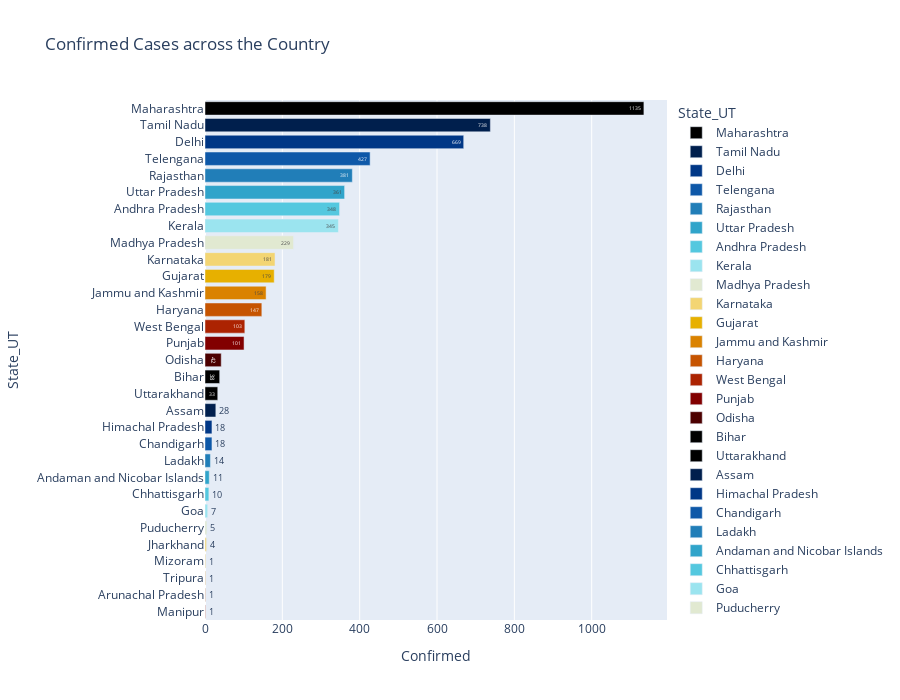

Notebook code for this chart:
### Code cell
ordered_latest = latest.sort_values('Confirmed', ascending=False)
# state_order = temp['State/UT']

fig = px.bar(latest.sort_values('Confirmed', ascending=False), 
             x="Confirmed", y="State_UT", color='State_UT', title='Confirmed Cases across the Country',
             orientation='h', text='Confirmed', height=700,
             color_discrete_sequence = px.colors.cyclical.IceFire)
fig.show()

### Figure 1 — Plotly figure (JSON) as saved in the notebook; plotly's stock layout.template omitted (floating-point values rounded to 4 significant figures)
{"data": [{"alignmentgroup": "True", "hoverlabel": {"namelength": 0}, "hovertemplate": "State_UT=%{y}<br>Confirmed=%{text}", "legendgroup": "Maharashtra", "marker": {"color": "#000000"}, "name": "Maharashtra", "offsetgroup": "Maharashtra", "orientation": "h", "showlegend": true, "text": [1135], "textposition": "auto", "type": "bar", "x": [1135], "xaxis": "x", "y": ["Maharashtra"], "yaxis": "y"}, {"alignmentgroup": "True", "hoverlabel": {"namelength": 0}, "hovertemplate": "State_UT=%{y}<br>Confirmed=%{text}", "legendgroup": "Tamil Nadu", "marker": {"color": "#001f4d"}, "name": "Tamil Nadu", "offsetgroup": "Tamil Nadu", "orientation": "h", "showlegend": true, "text": [738], "textposition": "auto", "type": "bar", "x": [738], "xaxis": "x", "y": ["Tamil Nadu"], "yaxis": "y"}, {"alignmentgroup": "True", "hoverlabel": {"namelength": 0}, "hovertemplate": "State_UT=%{y}<br>Confirmed=%{text}", "legendgroup": "Delhi", "marker": {"color": "#003786"}, "name": "Delhi", "offsetgroup": "Delhi", "orientation": "h", "showlegend": true, "text": [669], "textposition": "auto", "type": "bar", "x": [669], "xaxis": "x", "y": ["Delhi"], "yaxis": "y"}, {"alignmentgroup": "True", "hoverlabel": {"namelength": 0}, "hovertemplate": "State_UT=%{y}<br>Confirmed=%{text}", "legendgroup": "Telengana", "marker": {"color": "#0e58a8"}, "name": "Telengana", "offsetgroup": "Telengana", "orientation": "h", "showlegend": true, "text": [427], "textposition": "auto", "type": "bar", "x": [427], "xaxis": "x", "y": ["Telengana"], "yaxis": "y"}, {"alignmentgroup": "True", "hoverlabel": {"namelength": 0}, "hovertemplate": "State_UT=%{y}<br>Confirmed=%{text}", "legendgroup": "Rajasthan", "marker": {"color": "#217eb8"}, "name": "Rajasthan", "offsetgroup": "Rajasthan", "orientation": "h", "showlegend": true, "text": [381], "textposition": "auto", "type": "bar", "x": [381], "xaxis": "x", "y": ["Rajasthan"], "yaxis": "y"}, {"alignmentgroup": "True", "hoverlabel": {"namelength": 0}, "hovertemplate": "State_UT=%{y}<br>Confirmed=%{text}", "legendgroup": "Uttar Pradesh", "marker": {"color": "#30a4ca"}, "name": "Uttar Pradesh", "offsetgroup": "Uttar Pradesh", "orientation": "h", "showlegend": true, "text": [361], "textposition": "auto", "type": "bar", "x": [361], "xaxis": "x", "y": ["Uttar Pradesh"], "yaxis": "y"}, {"alignmentgroup": "True", "hoverlabel": {"namelength": 0}, "hovertemplate": "State_UT=%{y}<br>Confirmed=%{text}", "legendgroup": "Andhra Pradesh", "marker": {"color": "#54c8df"}, "name": "Andhra Pradesh", "offsetgroup": "Andhra Pradesh", "orientation": "h", "showlegend": true, "text": [348], "textposition": "auto", "type": "bar", "x": [348], "xaxis": "x", "y": ["Andhra Pradesh"], "yaxis": "y"}, {"alignmentgroup": "True", "hoverlabel": {"namelength": 0}, "hovertemplate": "State_UT=%{y}<br>Confirmed=%{text}", "legendgroup": "Kerala", "marker": {"color": "#9be4ef"}, "name": "Kerala", "offsetgroup": "Kerala", "orientation": "h", "showlegend": true, "text": [345], "textposition": "auto", "type": "bar", "x": [345], "xaxis": "x", "y": ["Kerala"], "yaxis": "y"}, {"alignmentgroup": "True", "hoverlabel": {"namelength": 0}, "hovertemplate": "State_UT=%{y}<br>Confirmed=%{text}", "legendgroup": "Madhya Pradesh", "marker": {"color": "#e1e9d1"}, "name": "Madhya Pradesh", "offsetgroup": "Madhya Pradesh", "orientation": "h", "showlegend": true, "text": [229], "textposition": "auto", "type": "bar", "x": [229], "xaxis": "x", "y": ["Madhya Pradesh"], "yaxis": "y"}, {"alignmentgroup": "True", "hoverlabel": {"namelength": 0}, "hovertemplate": "State_UT=%{y}<br>Confirmed=%{text}", "legendgroup": "Karnataka", "marker": {"color": "#f3d573"}, "name": "Karnataka", "offsetgroup": "Karnataka", "orientation": "h", "showlegend": true, "text": [181], "textposition": "auto", "type": "bar", "x": [181], "xaxis": "x", "y": ["Karnataka"], "yaxis": "y"}, {"alignmentgroup": "True", "hoverlabel": {"namelength": 0}, "hovertemplate": "State_UT=%{y}<br>Confirmed=%{text}", "legendgroup": "Gujarat", "marker": {"color": "#e7b000"}, "name": "Gujarat", "offsetgroup": "Gujarat", "orientation": "h", "showlegend": true, "text": [179], "textposition": "auto", "type": "bar", "x": [179], "xaxis": "x", "y": ["Gujarat"], "yaxis": "y"}, {"alignmentgroup": "True", "hoverlabel": {"namelength": 0}, "hovertemplate": "State_UT=%{y}<br>Confirmed=%{text}", "legendgroup": "Jammu and Kashmir", "marker": {"color": "#da8200"}, "name": "Jammu and Kashmir", "offsetgroup": "Jammu and Kashmir", "orientation": "h", "showlegend": true, "text": [158], "textposition": "auto", "type": "bar", "x": [158], "xaxis": "x", "y": ["Jammu and Kashmir"], "yaxis": "y"}, {"alignmentgroup": "True", "hoverlabel": {"namelength": 0}, "hovertemplate": "State_UT=%{y}<br>Confirmed=%{text}", "legendgroup": "Haryana", "marker": {"color": "#c65400"}, "name": "Haryana", "offsetgroup": "Haryana", "orientation": "h", "showlegend": true, "text": [147], "textposition": "auto", "type": "bar", "x": [147], "xaxis": "x", "y": ["Haryana"], "yaxis": "y"}, {"alignmentgroup": "True", "hoverlabel": {"namelength": 0}, "hovertemplate": "State_UT=%{y}<br>Confirmed=%{text}", "legendgroup": "West Bengal", "marker": {"color": "#ac2301"}, "name": "West Bengal", "offsetgroup": "West Bengal", "orientation": "h", "showlegend": true, "text": [103], "textposition": "auto", "type": "bar", "x": [103], "xaxis": "x", "y": ["West Bengal"], "yaxis": "y"}, {"alignmentgroup": "True", "hoverlabel": {"namelength": 0}, "hovertemplate": "State_UT=%{y}<br>Confirmed=%{text}", "legendgroup": "Punjab", "marker": {"color": "#820000"}, "name": "Punjab", "offsetgroup": "Punjab", "orientation": "h", "showlegend": true, "text": [101], "textposition": "auto", "type": "bar", "x": [101], "xaxis": "x", "y": ["Punjab"], "yaxis": "y"}, {"alignmentgroup": "True", "hoverlabel": {"namelength": 0}, "hovertemplate": "State_UT=%{y}<br>Confirmed=%{text}", "legendgroup": "Odisha", "marker": {"color": "#4c0000"}, "name": "Odisha", "offsetgroup": "Odisha", "orientation": "h", "showlegend": true, "text": [42], "textposition": "auto", "type": "bar", "x": [42], "xaxis": "x", "y": ["Odisha"], "yaxis": "y"}, {"alignmentgroup": "True", "hoverlabel": {"namelength": 0}, "hovertemplate": "State_UT=%{y}<br>Confirmed=%{text}", "legendgroup": "Bihar", "marker": {"color": "#000000"}, "name": "Bihar", "offsetgroup": "Bihar", "orientation": "h", "showlegend": true, "text": [38], "textposition": "auto", "type": "bar", "x": [38], "xaxis": "x", "y": ["Bihar"], "yaxis": "y"}, {"alignmentgroup": "True", "hoverlabel": {"namelength": 0}, "hovertemplate": "State_UT=%{y}<br>Confirmed=%{text}", "legendgroup": "Uttarakhand", "marker": {"color": "#000000"}, "name": "Uttarakhand", "offsetgroup": "Uttarakhand", "orientation": "h", "showlegend": true, "text": [33], "textposition": "auto", "type": "bar", "x": [33], "xaxis": "x", "y": ["Uttarakhand"], "yaxis": "y"}, {"alignmentgroup": "True", "hoverlabel": {"namelength": 0}, "hovertemplate": "State_UT=%{y}<br>Confirmed=%{text}", "legendgroup": "Assam", "marker": {"color": "#001f4d"}, "name": "Assam", "offsetgroup": "Assam", "orientation": "h", "showlegend": true, "text": [28], "textposition": "auto", "type": "bar", "x": [28], "xaxis": "x", "y": ["Assam"], "yaxis": "y"}, {"alignmentgroup": "True", "hoverlabel": {"namelength": 0}, "hovertemplate": "State_UT=%{y}<br>Confirmed=%{text}", "legendgroup": "Himachal Pradesh", "marker": {"color": "#003786"}, "name": "Himachal Pradesh", "offsetgroup": "Himachal Pradesh", "orientation": "h", "showlegend": true, "text": [18], "textposition": "auto", "type": "bar", "x": [18], "xaxis": "x", "y": ["Himachal Pradesh"], "yaxis": "y"}, {"alignmentgroup": "True", "hoverlabel": {"namelength": 0}, "hovertemplate": "State_UT=%{y}<br>Confirmed=%{text}", "legendgroup": "Chandigarh", "marker": {"color": "#0e58a8"}, "name": "Chandigarh", "offsetgroup": "Chandigarh", "orientation": "h", "showlegend": true, "text": [18], "textposition": "auto", "type": "bar", "x": [18], "xaxis": "x", "y": ["Chandigarh"], "yaxis": "y"}, {"alignmentgroup": "True", "hoverlabel": {"namelength": 0}, "hovertemplate": "State_UT=%{y}<br>Confirmed=%{text}", "legendgroup": "Ladakh", "marker": {"color": "#217eb8"}, "name": "Ladakh", "offsetgroup": "Ladakh", "orientation": "h", "showlegend": true, "text": [14], "textposition": "auto", "type": "bar", "x": [14], "xaxis": "x", "y": ["Ladakh"], "yaxis": "y"}, {"alignmentgroup": "True", "hoverlabel": {"namelength": 0}, "hovertemplate": "State_UT=%{y}<br>Confirmed=%{text}", "legendgroup": "Andaman and Nicobar Islands", "marker": {"color": "#30a4ca"}, "name": "Andaman and Nicobar Islands", "offsetgroup": "Andaman and Nicobar Islands", "orientation": "h", "showlegend": true, "text": [11], "textposition": "auto", "type": "bar", "x": [11], "xaxis": "x", "y": ["Andaman and Nicobar Islands"], "yaxis": "y"}, {"alignmentgroup": "True", "hoverlabel": {"namelength": 0}, "hovertemplate": "State_UT=%{y}<br>Confirmed=%{text}", "legendgroup": "Chhattisgarh", "marker": {"color": "#54c8df"}, "name": "Chhattisgarh", "offsetgroup": "Chhattisgarh", "orientation": "h", "showlegend": true, "text": [10], "textposition": "auto", "type": "bar", "x": [10], "xaxis": "x", "y": ["Chhattisgarh"], "yaxis": "y"}, {"alignmentgroup": "True", "hoverlabel": {"namelength": 0}, "hovertemplate": "State_UT=%{y}<br>Confirmed=%{text}", "legendgroup": "Goa", "marker": {"color": "#9be4ef"}, "name": "Goa", "offsetgroup": "Goa", "orientation": "h", "showlegend": true, "text": [7], "textposition": "auto", "type": "bar", "x": [7], "xaxis": "x", "y": ["Goa"], "yaxis": "y"}, {"alignmentgroup": "True", "hoverlabel": {"namelength": 0}, "hovertemplate": "State_UT=%{y}<br>Confirmed=%{text}", "legendgroup": "Puducherry", "marker": {"color": "#e1e9d1"}, "name": "Puducherry", "offsetgroup": "Puducherry", "orientation": "h", "showlegend": true, "text": [5], "textposition": "auto", "type": "bar", "x": [5], "xaxis": "x", "y": ["Puducherry"], "yaxis": "y"}, {"alignmentgroup": "True", "hoverlabel": {"namelength": 0}, "hovertemplate": "State_UT=%{y}<br>Confirmed=%{text}", "legendgroup": "Jharkhand", "marker": {"color": "#f3d573"}, "name": "Jharkhand", "offsetgroup": "Jharkhand", "orientation": "h", "showlegend": true, "text": [4], "textposition": "auto", "type": "bar", "x": [4], "xaxis": "x", "y": ["Jharkhand"], "yaxis": "y"}, {"alignmentgroup": "True", "hoverlabel": {"namelength": 0}, "hovertemplate": "State_UT=%{y}<br>Confirmed=%{text}", "legendgroup": "Mizoram", "marker": {"color": "#e7b000"}, "name": "Mizoram", "offsetgroup": "Mizoram", "orientation": "h", "showlegend": true, "text": [1], "textposition": "auto", "type": "bar", "x": [1], "xaxis": "x", "y": ["Mizoram"], "yaxis": "y"}, {"alignmentgroup": "True", "hoverlabel": {"namelength": 0}, "hovertemplate": "State_UT=%{y}<br>Confirmed=%{text}", "legendgroup": "Tripura", "marker": {"color": "#da8200"}, "name": "Tripura", "offsetgroup": "Tripura", "orientation": "h", "showlegend": true, "text": [1], "textposition": "auto", "type": "bar", "x": [1], "xaxis": "x", "y": ["Tripura"], "yaxis": "y"}, {"alignmentgroup": "True", "hoverlabel": {"namelength": 0}, "hovertemplate": "State_UT=%{y}<br>Confirmed=%{text}", "legendgroup": "Arunachal Pradesh", "marker": {"color": "#c65400"}, "name": "Arunachal Pradesh", "offsetgroup": "Arunachal Pradesh", "orientation": "h", "showlegend": true, "text": [1], "textposition": "auto", "type": "bar", "x": [1], "xaxis": "x", "y": ["Arunachal Pradesh"], "yaxis": "y"}, {"alignmentgroup": "True", "hoverlabel": {"namelength": 0}, "hovertemplate": "State_UT=%{y}<br>Confirmed=%{text}", "legendgroup": "Manipur", "marker": {"color": "#ac2301"}, "name": "Manipur", "offsetgroup": "Manipur", "orientation": "h", "showlegend": true, "text": [1], "textposition": "auto", "type": "bar", "x": [1], "xaxis": "x", "y": ["Manipur"], "yaxis": "y"}], "layout": {"barmode": "relative", "height": 700, "legend": {"title": {"text": "State_UT"}, "tracegroupgap": 0}, "title": {"text": "Confirmed Cases across the Country"}, "xaxis": {"anchor": "y", "domain": [0, 1], "title": {"text": "Confirmed"}}, "yaxis": {"anchor": "x", "categoryarray": ["Manipur", "Arunachal Pradesh", "Tripura", "Mizoram", "Jharkhand", "Puducherry", "Goa", "Chhattisgarh", "Andaman and Nicobar Islands", "Ladakh", "Chandigarh", "Himachal Pradesh", "Assam", "Uttarakhand", "Bihar", "Odisha", "Punjab", "West Bengal", "Haryana", "Jammu and Kashmir", "Gujarat", "Karnataka", "Madhya Pradesh", "Kerala", "Andhra Pradesh", "Uttar Pradesh", "Rajasthan", "Telengana", "Delhi", "Tamil Nadu", "Maharashtra"], "categoryorder": "array", "domain": [0, 1], "title": {"text": "State_UT"}}}}
